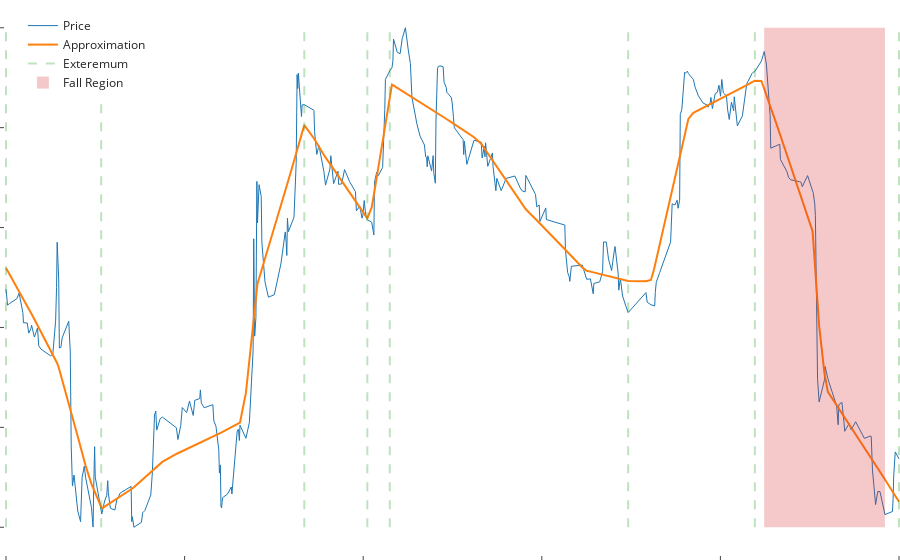

Notebook cell for this chart:
### Code cell
visualize_model(model, X, Yn)

### Figure 1 — Plotly figure (JSON) as saved in the notebook; plotly's stock layout.template omitted (floating-point values rounded to 4 significant figures; data arrays with more than 128 entries replaced by an {"elided": "..."} marker saying what was removed)
{"data": [{"customdata": {"elided": "350 float values"}, "hovertemplate": "%{text}<br>%{customdata:.14f}$<extra></extra>", "line": {"color": "#1f77b4", "width": 1}, "mode": "lines", "name": "Price", "text": {"elided": "350 str values"}, "type": "scatter", "x": {"elided": "350 float values"}, "y": {"elided": "350 float values"}}, {"hoverinfo": "none", "line": {"color": "#ff7f0e", "width": 2}, "mode": "lines", "name": "Approximation", "type": "scatter", "x": {"elided": "350 float values"}, "y": {"elided": "350 float values"}}], "layout": {"legend": {"x": 0.02, "xanchor": "left", "y": 0.98, "yanchor": "top"}, "margin": {"b": 0, "l": 0, "r": 0, "t": 0}, "shapes": [{"line": {"color": "#2ca02c", "dash": "dash", "width": 2}, "name": "Exteremum", "showlegend": true, "type": "line", "x0": 0, "x1": 0, "y0": 0, "y1": 1}, {"line": {"color": "#2ca02c", "dash": "dash", "width": 2}, "name": "Exteremum", "showlegend": false, "type": "line", "x0": 0.1066, "x1": 0.1066, "y0": 0, "y1": 1}, {"line": {"color": "#2ca02c", "dash": "dash", "width": 2}, "name": "Exteremum", "showlegend": false, "type": "line", "x0": 0.334, "x1": 0.334, "y0": 0, "y1": 1}, {"line": {"color": "#2ca02c", "dash": "dash", "width": 2}, "name": "Exteremum", "showlegend": false, "type": "line", "x0": 0.4046, "x1": 0.4046, "y0": 0, "y1": 1}, {"line": {"color": "#2ca02c", "dash": "dash", "width": 2}, "name": "Exteremum", "showlegend": false, "type": "line", "x0": 0.4298, "x1": 0.4298, "y0": 0, "y1": 1}, {"line": {"color": "#2ca02c", "dash": "dash", "width": 2}, "name": "Exteremum", "showlegend": false, "type": "line", "x0": 0.6967, "x1": 0.6967, "y0": 0, "y1": 1}, {"line": {"color": "#2ca02c", "dash": "dash", "width": 2}, "name": "Exteremum", "showlegend": false, "type": "line", "x0": 0.8386, "x1": 0.8386, "y0": 0, "y1": 1}, {"line": {"color": "#2ca02c", "dash": "dash", "width": 2}, "name": "Exteremum", "showlegend": false, "type": "line", "x0": 1, "x1": 1, "y0": 0, "y1": 1}, {"fillcolor": "#d62728", "line": {"width": 0}, "name": "Fall Region", "opacity": 0.25, "showlegend": true, "type": "rect", "x0": 0.9843, "x1": 0.8491, "y0": 0, "y1": 1}], "xaxis": {"showline": false, "showticklabels": false, "zeroline": false}, "yaxis": {"gridcolor": "rgba(211, 211, 211, 0.4)", "gridwidth": 0.05, "showgrid": true, "showline": false, "showticklabels": false, "zeroline": false}}}
